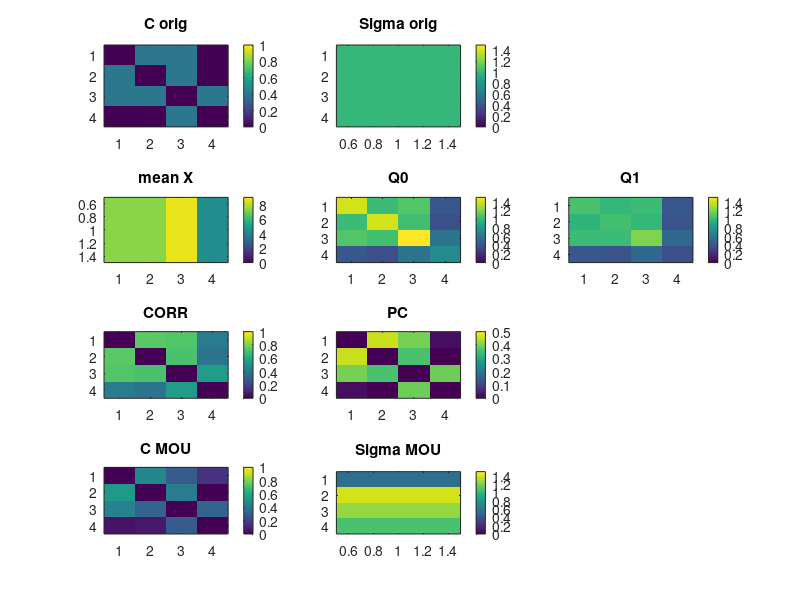
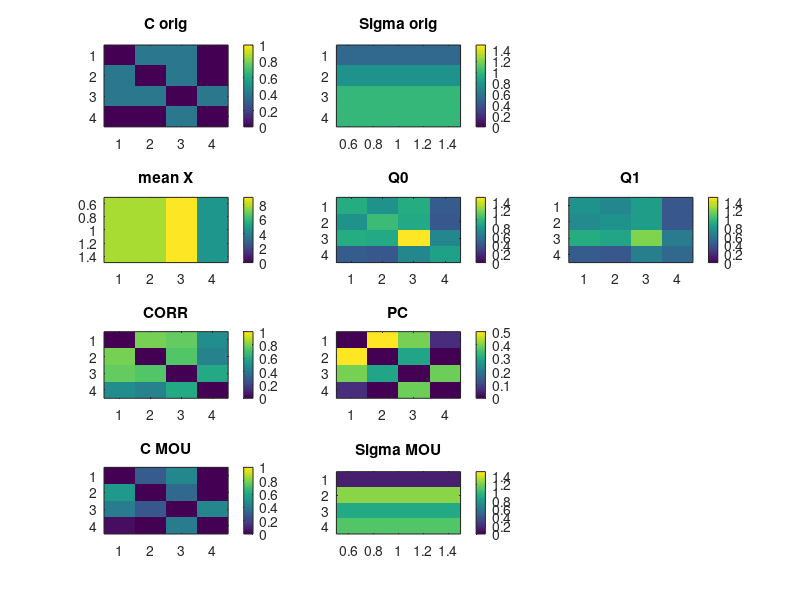
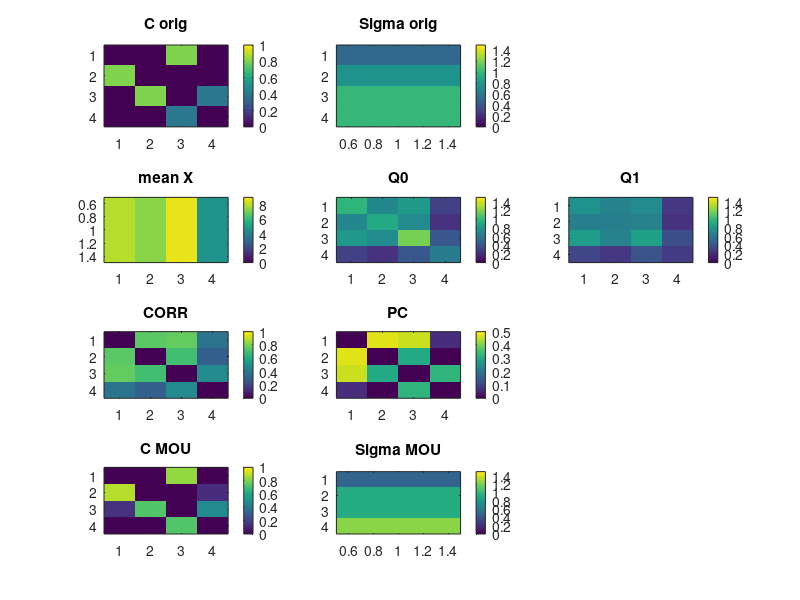
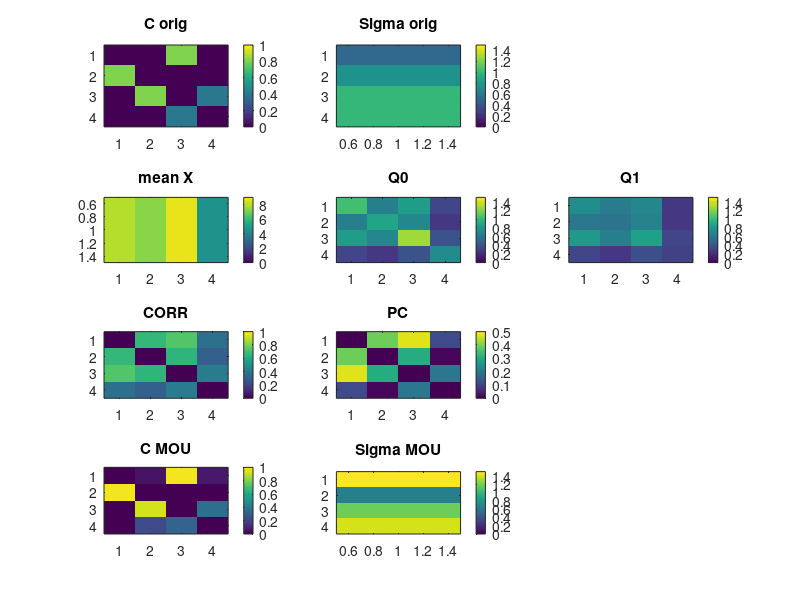

These charts were generated, in order, by the following MATLAB code:
clear all;
clc

% network and simulation parameters

n_net = 4; % number of network configurations to simulate
N = 4; % number of nodes in network

tau_x = 1; % leakage time constant (common to all nodes)
C = zeros(N,N,n_net); % connectivity matrices
Sigma = zeros(N,N,n_net); % input covariance matrices


T = 1000; % duration of simulation
T0 = 100; % initialization time for network dynamics

dt = 0.05; % temporal resolution for simulation

nT = floor(T/dt); % simulation timesteps
nT0 = floor(T0/dt); % simulation timesteps to ignore (due to initial condition)

n_sampl = floor(1./dt); % sampling to get 1 point every second
nTs = floor(T); % number of simulated time points after subsampling


% original network configurations, where C[i,j] is the weight from node j to node i

% 1 C symmetric and Sigma homogeneous
% 2 C symmetric and Sigma heterogeneous
% 3 C directed and Sigma heterogeneous
% 4 same as 3 with non-Gaussian observation noise

% config 3 with 2 loops
C(2,1,3) = 1;
C(3,2,3) = 1;
C(1,3,3) = 1;
C(4,3,3) = 0.5;
C(3,4,3) = 0.5;

% config 1 and 2
C(:,:,1) = 0.5*(C(:,:,3)+C(:,:,3)');

C(:,:,2) = C(:,:,1);

% config 4
C(:,:,4) = C(:,:,3);

% config 1
for i=1:N
    Sigma(i,i,1) = 1;
end

% config 2, 3 and 4
Sigma(:,:,2) = Sigma(:,:,1);
Sigma(2,2,2) = 0.75;
Sigma(1,1,2) = 0.5;

Sigma(:,:,3) = Sigma(:,:,2);

Sigma(:,:,4) = Sigma(:,:,2);

% config 4
std_noise = 0.5; % standard deviation for normal noise added to config 4
amp_noise = 0.5; % amplitude of noise for config 4

% all configs
C = C*0.8; % homogeneous scaling
I0 = 0.05; % homogeneous inputs


% erase previous plots
close all;


% simulation for 4 configurations
for i_net=1:n_net

    % simulated Jacobian,
    J_sim = -eye(N)/tau_x + C(:,:,i_net);
    % simulated input noise
    Sigma_sim = Sigma(:,:,i_net);
    % multivariate Ornstein-Uhlenbeck simulation,
    X_tmp = zeros(N,nT); % time series with time step dt
    v_noise = sqrt(Sigma_sim) * (randn(N,nT0+nT) * (dt^0.5)); % input noise
    for iT=2:(nT0+nT)
        X_tmp(:,iT) = X_tmp(:,iT-1) + dt*(J_sim*X_tmp(:,iT-1)) + I0 + v_noise(:,iT);
    end

    % subsampling
    ts_X = zeros(T,N); % time series with time step 1 (subsampled)
    for iT=1:T
        ts_X(iT,:) = X_tmp(:,nT0+iT*n_sampl); % swap order of indices
    end

    % gaussian noise for config 4
    if i_net==n_net
        ts_X = ts_X + amp_noise*(lognrnd(0,std_noise,T,N)-1);
    end

    % mean calculation and demeaning
    X = mean(ts_X,1);
    for i=1:N
        ts_X(:,i) = ts_X(:,i) - X(i);
    end
    %print(mean(ts_X,1))

    % empirical covariances
    Q0 = (ts_X(1:nTs-1,:)'*ts_X(1:nTs-1,:)) / (nTs-2);
    Q1 = (ts_X(1:nTs-1,:)'*ts_X(2:nTs,:)) / (nTs-2);

    % Pearson correlations,
    K = Q0;
    K = K ./ sqrt(diag(K)*diag(K)');
    for i=1:N
        K(i,i) = 0;
    end

    % partial correlation
    P = pinv(Q0);
    P = -P ./ sqrt(diag(P)*diag(P)');
    for i=1:N
        P(i,i) = 0;
    end

    % MVAR estimate
    A_MVAR = pinv(Q0)*Q1;
    C_MVAR = A_MVAR';
    for i=1:N
        C_MVAR(i,i) = 0;
    end
    Sigma_MVAR = Q0 - A_MVAR*(Q0*A_MVAR');

    % theoretical MOU estimate
    J_MOU = real(logm(pinv(Q0)*Q1));
    C_MOU = J_MOU';
    for i=1:N
        C_MOU(i,i) = 0;
    end
    Sigma_MOU = - J_MOU*Q0 - Q0*J_MOU';


    % plots
    figure;

    subplot(4,3,1);
    imagesc(C(:,:,i_net),[0,1]);
    title('C orig');
    colorbar;

    subplot(4,3,2);
    imagesc(diag(Sigma(:,:,i_net)),[0,1.5]);
    title('Sigma orig');
    colorbar;


    subplot(4,3,4);
    imagesc(X,[0,9]);
    title('mean X');
    colorbar;

    subplot(4,3,5);
    imagesc(Q0,[0,1.5]);
    title('Q0');
    colorbar;

    subplot(4,3,6);
    imagesc(Q1,[0,1.5]);
    title('Q1');
    colorbar;


    subplot(4,3,7);
    imagesc(K,[0,1]);
    title('CORR');
    colorbar;


    subplot(4,3,8);
    imagesc(P,[0,0.5]);
    title('PC');
    colorbar;

    if 0
        subplot(4,3,10);
        imagesc(C_MVAR,[0,0.5]);
        title('C MVAR');
        colorbar;

        subplot(4,3,11);
        imagesc(diag(Sigma_MVAR),[0,1]);
        title('Sigma MVAR');
        colorbar;

    else

        subplot(4,3,10);
        imagesc(C_MOU,[0,1]);
        title('C MOU');
        colorbar;

        subplot(4,3,11);
        imagesc(diag(Sigma_MOU),[0,1.5]);
        title('Sigma MOU');
        colorbar;

    end
        
end

%savefig('fig_est_th')

